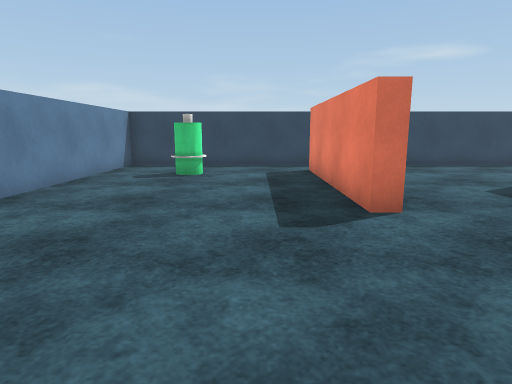
[1] (above)

16 first-person views from a walk through a scene from a Unity 3-D project. The camera is 1.2 m above the floor, tilts 10° down and sees 75° across. The floor is counted in squares, 1 m on a side. Each view is taken from the middle of a square. On the plan, view 1 faces up. The plan holds only what a view shows up to about 14 squares ahead; the rest is blank. Surface patterns are stand-ins for the level's own textures.

[2]
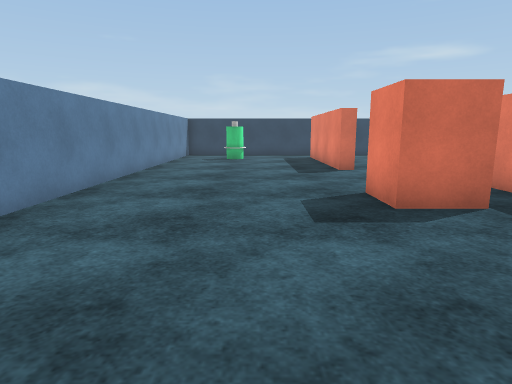

[3]
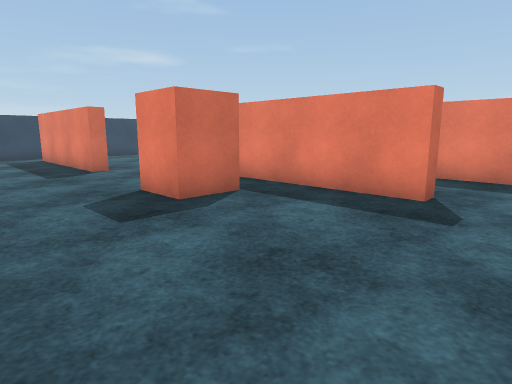

[4]
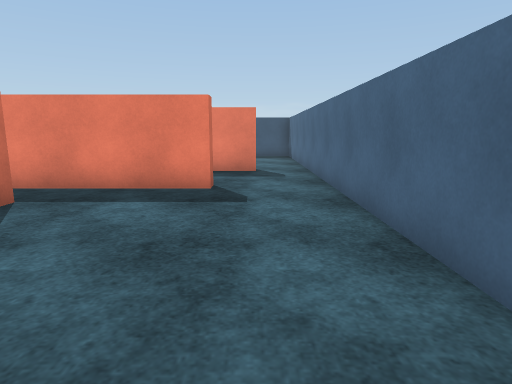

[5]
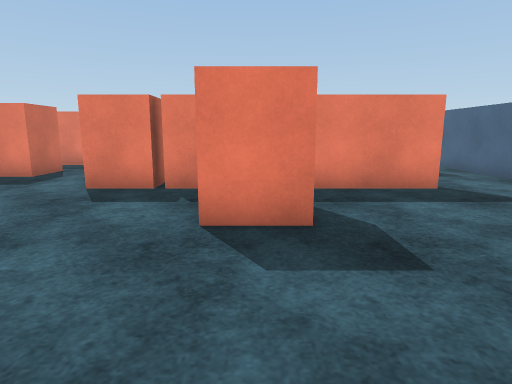

[6]
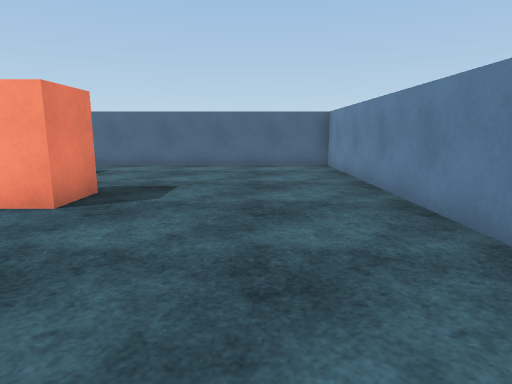

[7]
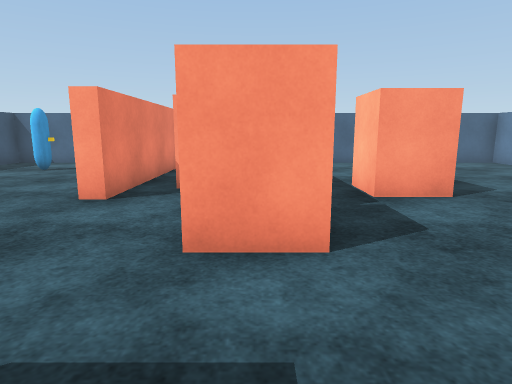

[8]
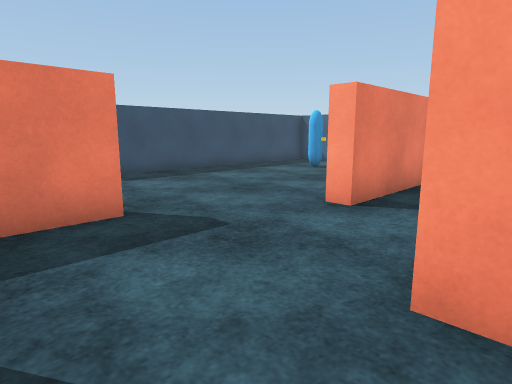

[9]
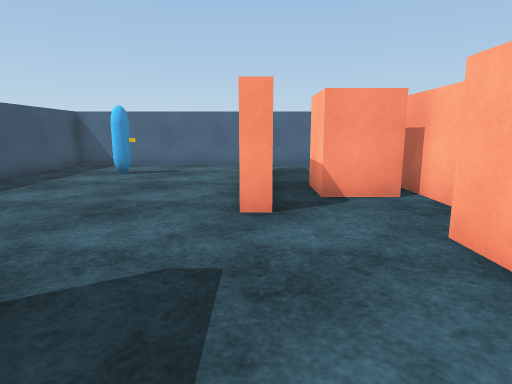

[10]
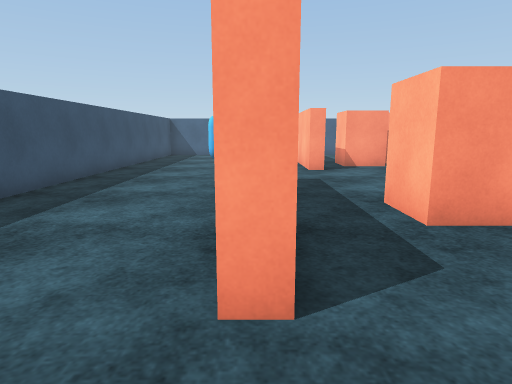

[11]
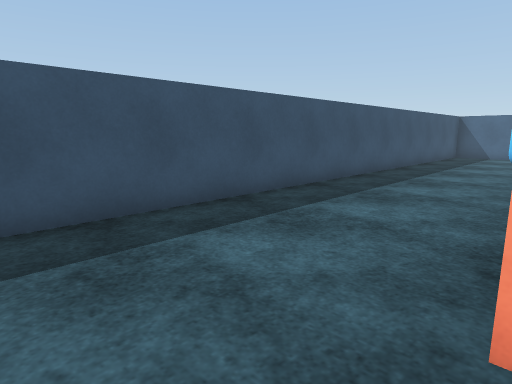

[12]
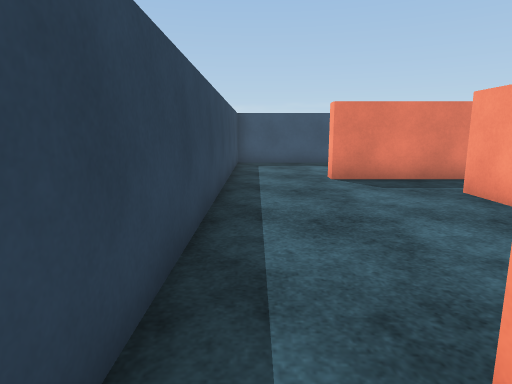

[13]
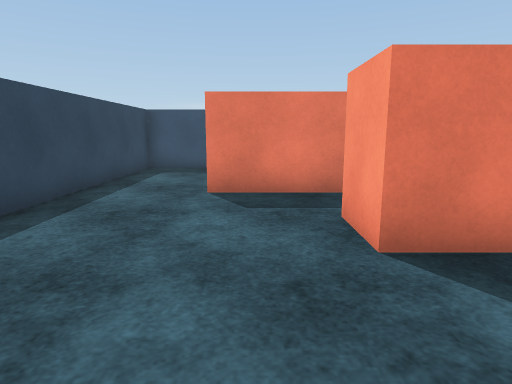

[14]
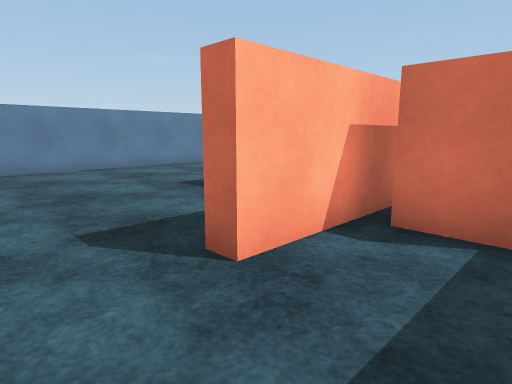

[15]
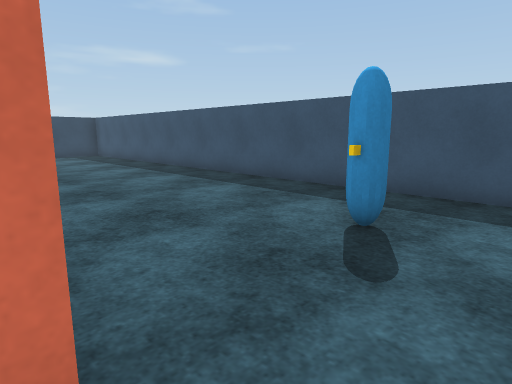

[16]
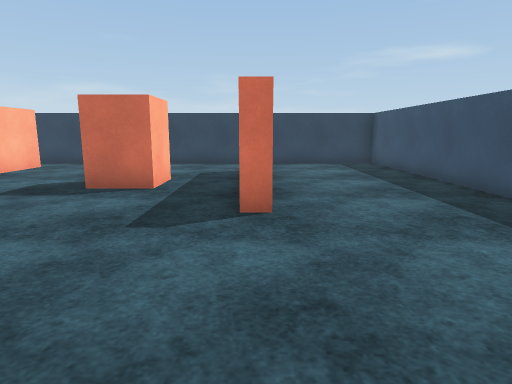

### Floor plan
Key: @ floor where view 1 was taken; # wall or solid block; . floor; O other object.
Columns run from 5 left of view 1 to 15 right of it. Each row starts with its distance up from view 1.
 13 #####################
 12 #...................#
 11 #...................#
 10 #..O...#............#
  9 #......#.......#....#
  8 #......#....O..#....#
  7 #......#...O O.#....#
  6 #......#....O..#....#
  5 #......#.......#....#
  4 #.........O....#....#
  3 #........O O........#
  2 #........#O.........#
  1 #......O.# .........#
  0 #....@O O##O.#......#
 -1 #......O.#O O#......#
 -2 #........##O.#......#
 -3 #........##..#......#
 -4 #........##..#...O..#
 -5 #............#......#
 -6 #...................#
 -7 #####################

Where each view was taken, in squares from view 1:
view 1: 0 up, 0 right, facing up
view 2: 6 down, 1 left, facing up
view 3: 6 down, 2 left, facing up-right
view 4: 5 down, 3 left, facing right
view 5: 0 up, 3 left, facing right
view 6: 6 up, 2 left, facing down
view 7: 7 up, 5 right, facing down
view 8: 6 up, 5 right, facing down-right
view 9: 6 up, 8 right, facing down
view 10: 12 up, 10 right, facing down
view 11: 12 up, 10 right, facing down-right
view 12: 12 up, 1 right, facing right
view 13: 9 up, 3 right, facing right
view 14: 6 down, 7 right, facing up-left
view 15: 6 down, 8 right, facing up-right
view 16: 1 down, 10 right, facing up
